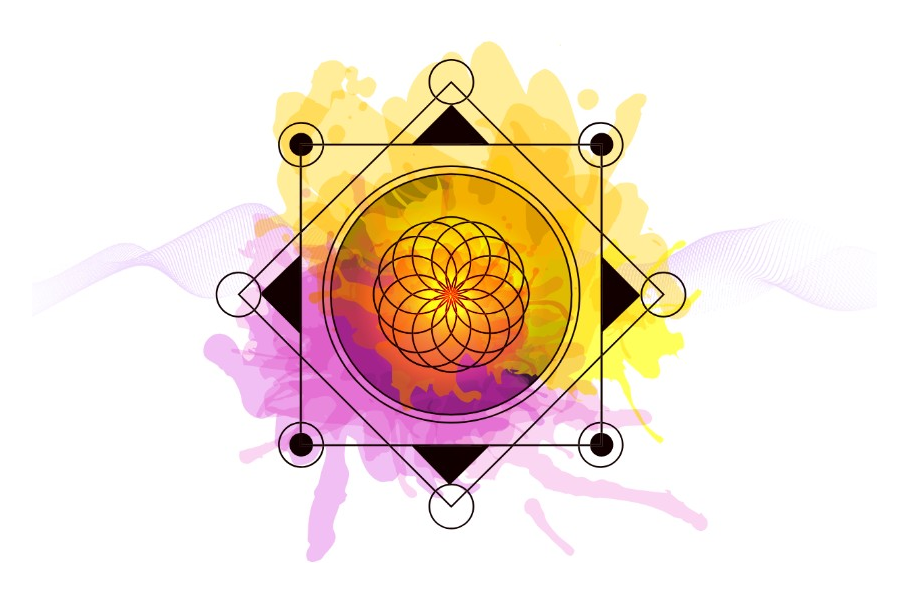
#> input picture src/assets/generated/kundali/kundali-cosmic-art.png, 909 x 595 px
$ python -i trim-kundali-cosmic.py   (imports and definitions only)
#> lines starting #> are read from the running program, lines starting #| are printed output that depends on the picture; after the words box and inside, x2 and y2 are one past the last pixel; in counts of white or black regions, pixels touching at a corner belong together
"""Trim kundali-cosmic-art.png to visual bounds with even padding."""
from __future__ import annotations

from pathlib import Path

import numpy as np
from PIL import Image

OUT = Path(__file__).resolve().parent.parent / "src/assets/generated/kundali/kundali-cosmic-art.png"
PAD = 32


def trim(path: Path) -> None:
    im = Image.open(path).convert("RGBA")
    arr = np.array(im)
    rgb = arr[:, :, :3]
#> rgb is the input picture: shape (595, 909, 3); mean R, G, B 242.1, 226.5, 212.5
    alpha = arr[:, :, 3]
#> alpha: shape (595, 909); every value is 255
    mask = (alpha < 250) | (np.min(rgb, axis=2) < 248)
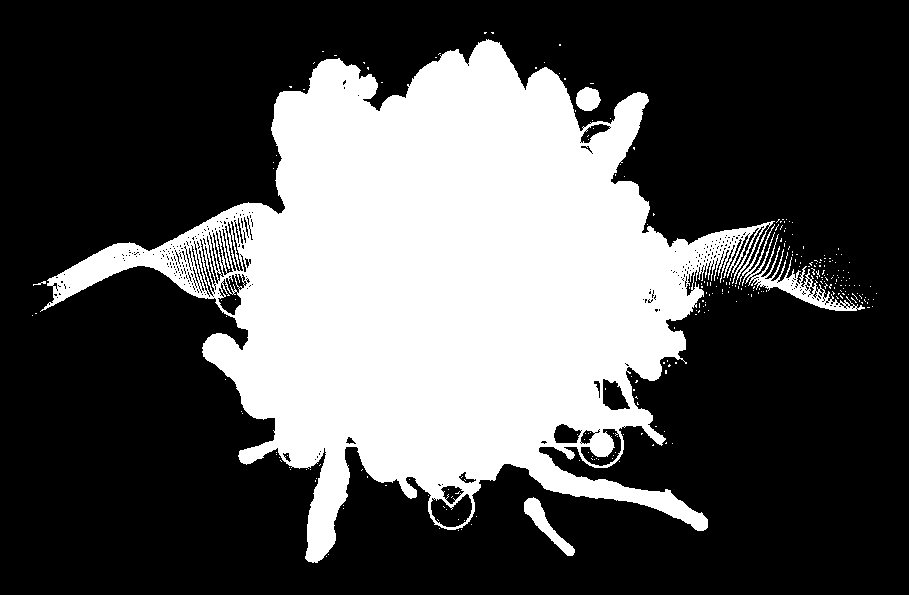
#> mask: shape (595, 909) bool; 32.1% white; 265 white regions (261 under 20 px), largest, box (x1, y1, x2, y2) and area: (40, 39, 865, 563) 171809, (524, 497, 575, 556) 825, (576, 87, 601, 111) 456, (33, 281, 46, 286) 23
    ys, xs = np.where(mask)
    if not len(xs):
        return
    x0, x1 = int(xs.min()), int(xs.max())
#> x0 = 32; x1 = 876
    y0, y1 = int(ys.min()), int(ys.max())
#> y0 = 32; y1 = 562
    cropped = im.crop((x0, y0, x1 + 1, y1 + 1))
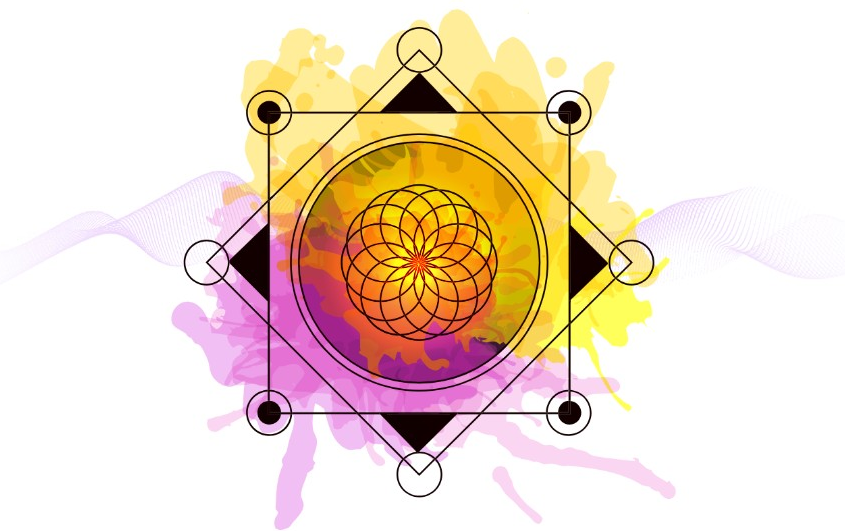
#> cropped: PIL image 845x531 RGBA; mean R, G, B, A 239.5, 220.6, 203.8, 255
    cw, ch = cropped.size
#> cw = 845; ch = 531
    canvas = Image.new("RGBA", (cw + 2 * PAD, ch + 2 * PAD), (255, 255, 255, 255))
#> canvas: PIL image 909x595 RGBA; every value is 255
    canvas.paste(cropped, (PAD, PAD), cropped)
    flat = Image.new("RGB", canvas.size, (255, 255, 255))
#> flat: PIL image 909x595 RGB; every value is 255
    flat.paste(canvas, mask=canvas.split()[3])
    flat.save(path, optimize=True)
    print("trimmed", path, flat.size)
#| trimmed ../src/assets/generated/kundali/kundali-cosmic-art.png (909, 595)


# [20 lines not run here, left out]

>>> result = trim('../src/assets/generated/kundali/kundali-cosmic-art.png')

$ run again, on src/assets/generated/kundali/image2_404_21208.png
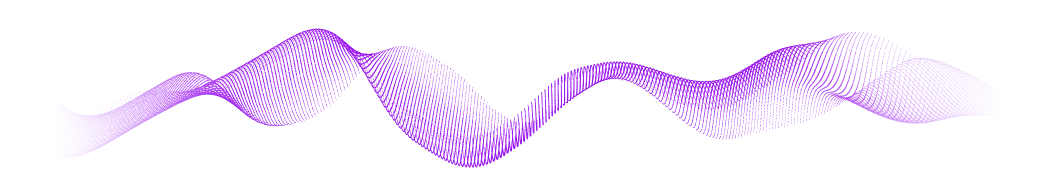
#> input picture src/assets/generated/kundali/image2_404_21208.png, 2093 x 359 px (shown at 1/2 size)
#> in trim, im is the input picture: PIL image 2093x359 RGBA; mean R, G, B, A 241.9, 226.1, 252.6, 19.6
#> in trim, `alpha = arr[:, :, 3]`:
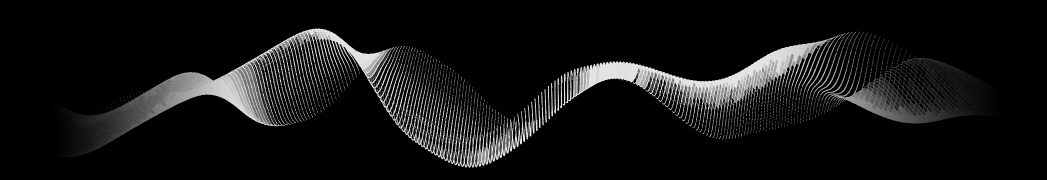
#> alpha: shape (359, 2093) (shown at 1/2 size); min 0, max 227, mean 19.6
#> mask: shape (359, 2093) bool; every value is 1
#> x0 = 0; x1 = 2092
#> y0 = 0; y1 = 358
#> in trim, `canvas.paste(cropped, (PAD, PAD), cropped)`:
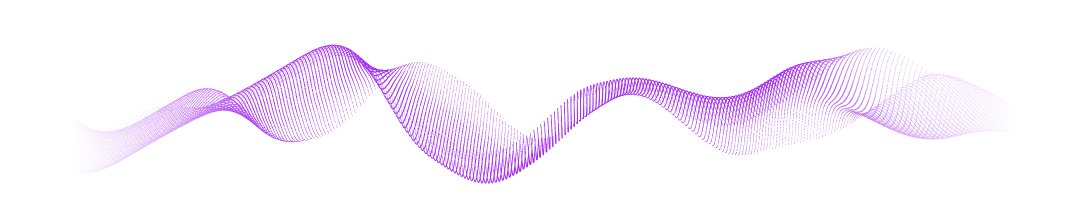
#> canvas: PIL image 2157x423 RGBA (shown at 1/2 size); mean R, G, B, A 249.5, 242.5, 254.1, 249.9; transparent parts drawn white
#| trimmed ../src/assets/generated/kundali/image2_404_21208.png (2157, 423)

$ run again, on src/assets/generated/kundali/image3_404_21208.png
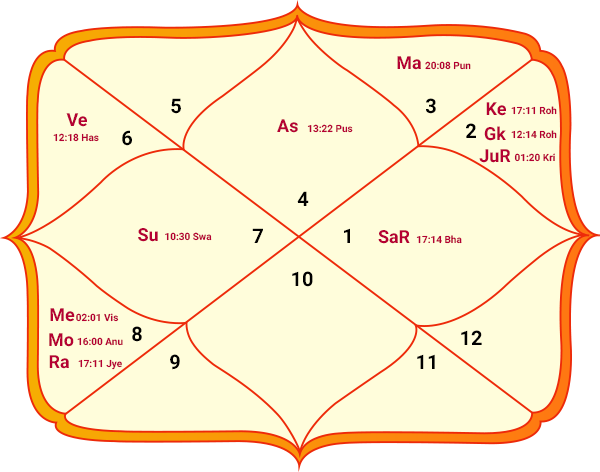
#> input picture src/assets/generated/kundali/image3_404_21208.png, 600 x 472 px
#> in trim, im is the input picture: PIL image 600x472 RGBA; mean R, G, B, A 201.2, 183.6, 151.9, 202.9
#> in trim, `alpha = arr[:, :, 3]`:
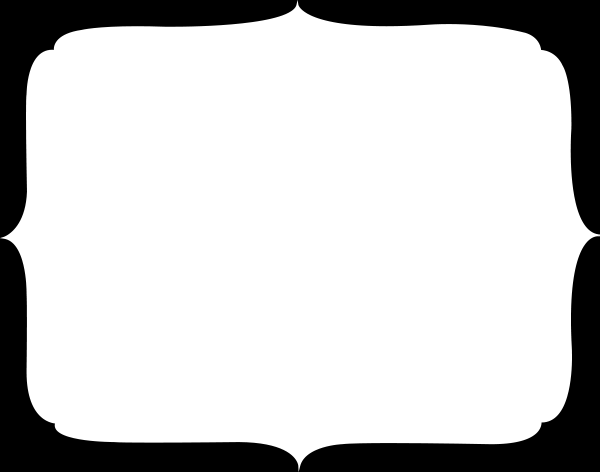
#> alpha: shape (472, 600); min 0, max 255, mean 202.9
#> mask: shape (472, 600) bool; every value is 1
#> x0 = 0; x1 = 599
#> y0 = 0; y1 = 471
#> in trim, `canvas.paste(cropped, (PAD, PAD), cropped)`:
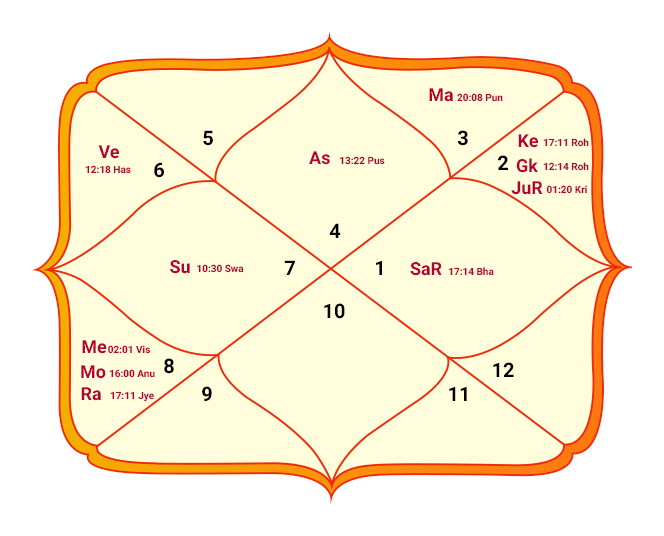
#> canvas: PIL image 664x536 RGBA; mean R, G, B, A 252.9, 239.5, 214.3, 254.8; transparent parts drawn white
#| trimmed ../src/assets/generated/kundali/image3_404_21208.png (664, 536)
